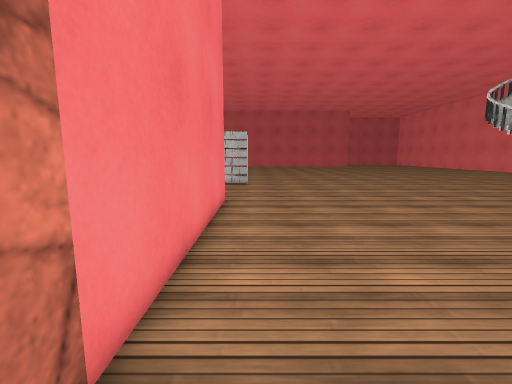
[1] (above)

16 first-person views from a walk through a 3-D level made in the Unity game engine. The camera is 1.2 m above the floor, tilts 8° down and sees 90° across. The floor is counted in squares, 0.5 m on a side. Each view is taken from the middle of a square. On the plan, view 1 faces up. The plan holds only what a view shows up to about 17 squares ahead; the rest is blank. The place goes on beyond the plan. Surface patterns are stand-ins for the level's own textures.

[2]
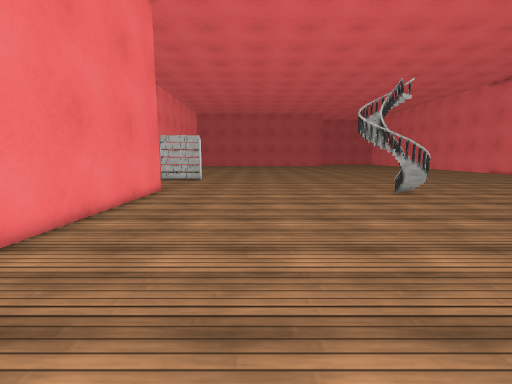

[3]
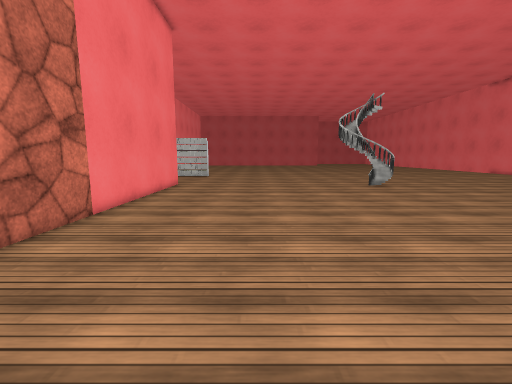

[4]
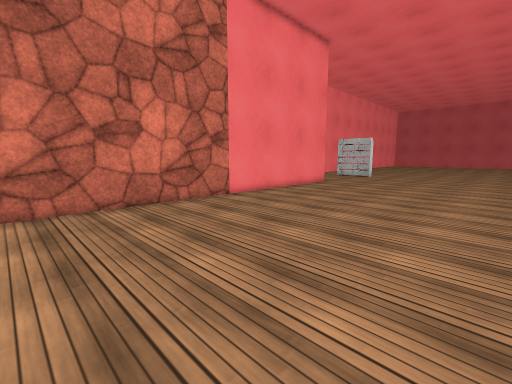

[5]
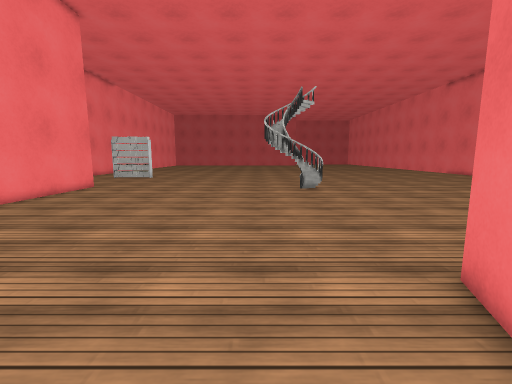

[6]
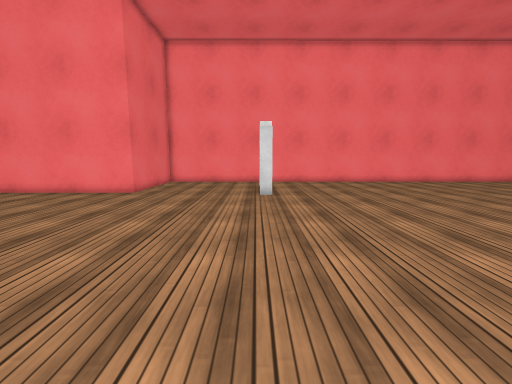

[7]
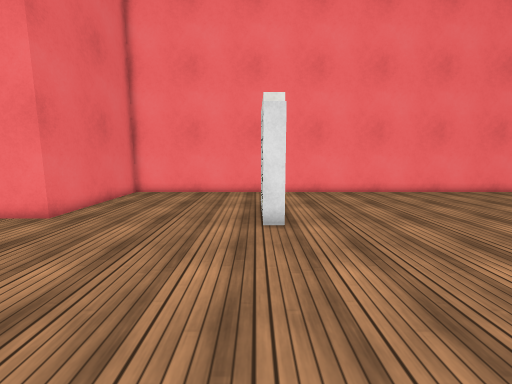

[8]
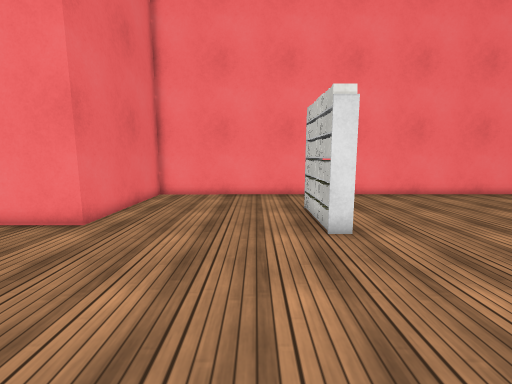

[9]
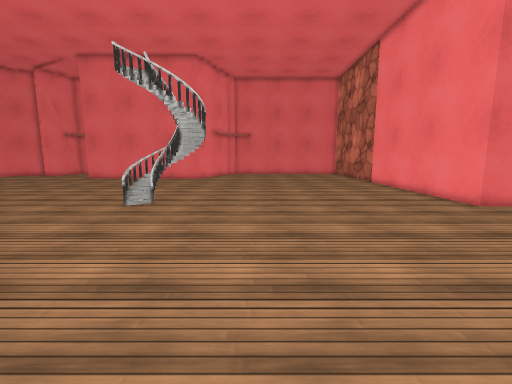

[10]
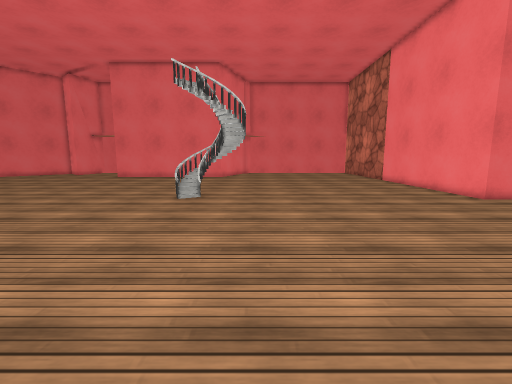

[11]
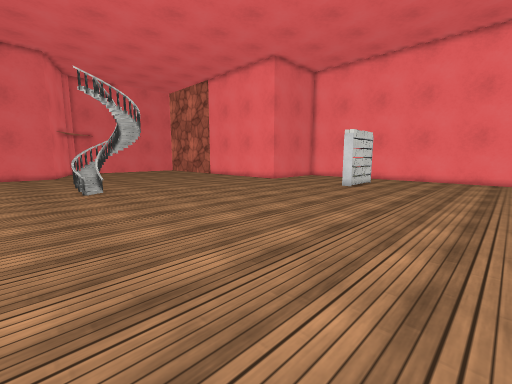

[12]
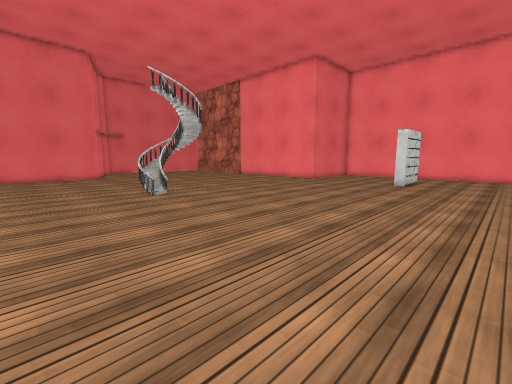

[13]
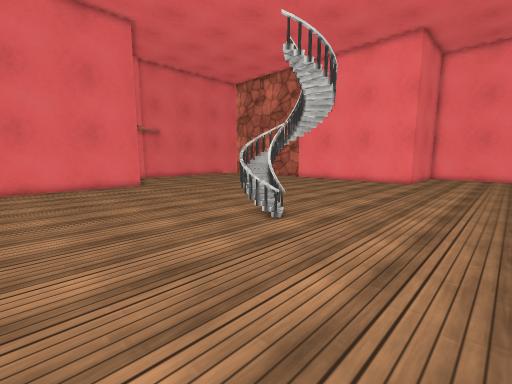

[14]
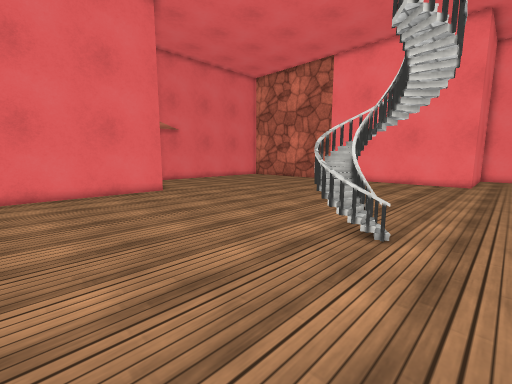

[15]
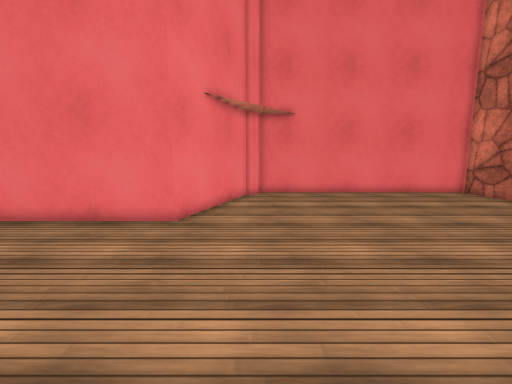

[16]
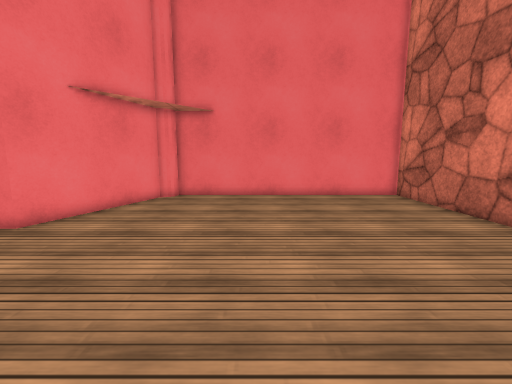

### Floor plan
Key: @ floor where view 1 was taken; # wall or solid block; . floor; = window, fence, low wall or low ledge; O other object.
Columns run from 9 left of view 1 to 23 right of it. Each row starts with its distance up from view 1.
 37 #..     ..
 36 #...    ...
 35 #....   ....
 34 #.....  .....
 33 #...... ......
 32 #.........................  .
 31 #..........................
 30 #...........................
 29 #............................  .
 28 #.............................
 27 #..............................
 26 #...............................
 25 #...............................
 24 #...............................
 23 #        .......................
 22 #...    O.......................
 21 #...............................
 20 #................................
 19 #...............................
 18 #...............................
 17 #................................
 16 #................................
 15 #................................
 14 ########.............  .=........
 13        #............. ###=.......
 12        #.............##=##.......
 11        #.............=###........
 10        #.........................
  9        #.........................
  8        #.........................
  7        #.........................
  6        #.........................
  5        #.........................
  4        #.........................
  3        #.........................
  2        #.........................
  1        #.........................
  0        #.@.......................
 -1        #................#########
 -2        #................#
 -3        #...............##
 -4        #...............#
 -5        #.............. #
 -6        #..............##
 -7        #..............#
 -8        #.............##
 -9        ###############

Positions as (right, up) in squares from view 1, and headings:
1: (0, 0), facing up
2: (5, -4), facing up
3: (5, -8), facing up
4: (11, -8), facing up-left
5: (11, -6), facing up
6: (15, 22), facing left
7: (8, 22), facing left
8: (7, 20), facing left
9: (9, 26), facing down
10: (11, 28), facing down
11: (19, 32), facing down-left
12: (22, 29), facing down-left
13: (23, 20), facing down-left
14: (23, 16), facing down-left
15: (12, 8), facing down
16: (7, 7), facing down
